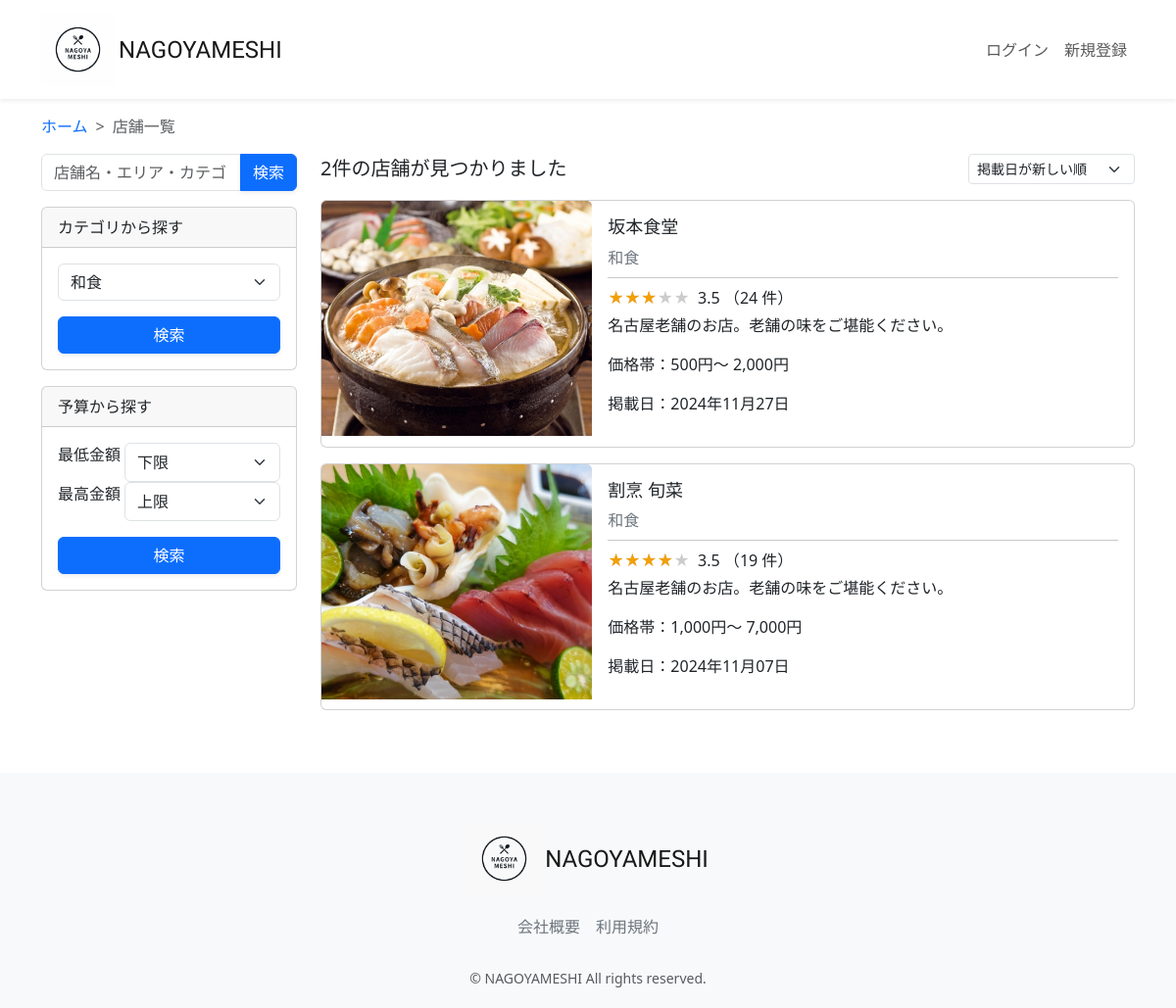
/restaurant-search/?category=和食&search_type=category, run on the app's committed database.
### restaurant/models.py (models this page shows, shortened)
class Restaurant(models.Model):
    name = models.CharField(verbose_name='店舗名', max_length=64)
    description = models.CharField(verbose_name='説明', max_length=128)
    price_min = models.IntegerField(verbose_name="最低金額", default=1000)
    price_max = models.IntegerField(verbose_name="最高金額", default=5000)
    zip_code = models.CharField(verbose_name='郵便番号', max_length=32)
    address = models.CharField(verbose_name='住所', max_length=128)
    open_time = models.TimeField(verbose_name="開店時間", default="17:00")
    close_time = models.TimeField(verbose_name="閉店時間", default="21:00")
    close_day_of_week = models.PositiveIntegerField(verbose_name='定休日', default=0)
    seats_number = models.PositiveIntegerField(verbose_name='座席数', default=10)
    category = models.ForeignKey(Category, verbose_name='カテゴリー', on_delete=models.PROTECT)
    photo = models.ImageField(verbose_name='写真', blank=True, null=True)
    created_at = models.DateTimeField(verbose_name='作成日時', auto_now_add=True)
    updated_at = models.DateTimeField(verbose_name='更新日時', auto_now=True)
    class Meta:
        verbose_name = 'レストラン'
        verbose_name_plural = 'レストラン'

class Category(models.Model):
    name = models.CharField(verbose_name='カテゴリー名', max_length=64)
    photo = models.ImageField(verbose_name='写真', blank=True, null=True)
    class Meta:
        verbose_name = 'カテゴリー'
        verbose_name_plural = 'カテゴリー'
    def __str__(self):
        return self.name

### restaurant/views.py (the view, shortened to what this page needs)
# urls.py: path("restaurant-search/", views.RestaurantSearchView.as_view(), name="restaurant_search"),
class RestaurantSearchView(generic.TemplateView):
    template_name = "restaurant/restaurant_search.html"
    def get_context_data(self, **kwargs):
        context = super().get_context_data(**kwargs)
        _session = self.request.session     # セッション情報取得
        search_type = self.request.GET.get("search_type")       # 検索種類
        if search_type is not None:     # 検索条件指定の場合 セッション情報クリア
            _session["keyword"] = ""
            _session["category"] = ""
            _session["price_min"] = -1
            _session["price_max"] = -1
            if search_type == "keyword":
                _session["keyword"] = self.request.GET.get("keyword")
            elif search_type == "category":
                _session["category"] = self.request.GET.get("category")
            elif search_type == "price":
                _session["price_min"] = int(self.request.GET.get("price_min"))
                _session["price_max"] = int(self.request.GET.get("price_max"))
            _session["date_selected"] = "selected"
            _session["price_selected"] = ""
            _session["rate_selected"] = ""
            select_sort = "created_at"
            sort_reverse = True
        restaurant_list = []
        if search_type == "keyword":
            condition = Q(
                Q(name__icontains=_session["keyword"]) |
                Q(category__name__icontains=_session["keyword"]) |
                Q(address__icontains=_session["keyword"])
            )
        elif search_type == "category":
            condition = Q(category__name=_session["category"])
        elif search_type == "price":
            condition = Q(price_min__gte=_session["price_min"], price_max__lte=_session["price_max"])
        restaurant_list = models.Restaurant.objects.filter(condition)
        for restaurant in restaurant_list:
            review_obj = models.Review.objects.filter(restaurant=restaurant).aggregate(Avg('rate'))
            restaurant.rate = review_obj['rate__avg'] if review_obj['rate__avg'] is not None else 0
            restaurant.review_num = models.Review.objects.filter(restaurant=restaurant).count()
        restaurant_list = list(restaurant_list)
        restaurant_list.sort(key=attrgetter(select_sort), reverse=sort_reverse)
        context = {
            "keyword": _session["keyword"],
            "category_selected": _session["category"],
            "price_min": _session["price_min"],
            "price_max": _session["price_max"],
            "date_selected": _session["date_selected"],
            "price_selected": _session["price_selected"],
            "rate_selected": _session["rate_selected"],
            "category_list": models.Category.objects.all(),
            "restaurant_list": restaurant_list,
        }
        return context

### restaurant/templates/restaurant/restaurant_search.html (shortened to what this page needs)
{% extends "layout/base.html" %}
{% load static %}
{% load humanize %}
{% block content %}
<main>
  <div class="container nagoyameshi-container pb-5">
    <div class="row justify-content-center">
      <nav class="my-3" style="--bs-breadcrumb-divider: '>';" aria-label="breadcrumb">
        <ol class="breadcrumb mb-0">
          <li class="breadcrumb-item"><a href="{% url 'top_page' %}">ホーム</a></li>
          <li class="breadcrumb-item active" aria-current="page">店舗一覧</li>
        </ol>
      </nav>
        <div class="col-xl-3 col-lg-4 col-md-12">
          <form method="GET" class="w-100 mb-3">
            <div class="input-group">
              <input type="text" class="form-control" placeholder="店舗名・エリア・カテゴリ" name="keyword" value={% if keyword %}{{ keyword }}{% else %}""{% endif %}>
              <button type="submit" class="btn btn-primary text-white shadow-sm">検索</button>
            </div>
          </form>
            <div class="card mb-3">
              <div class="card-header">カテゴリから探す</div>
                <div class="card-body">
                  <form method="GET" class="w-100">
                    <div class="form-group mb-3">
                      <select class="form-control form-select" name="category" required>
                        {% for category in category_list %}
                        <option value="{{ category.name }}"
                          {% if category_selected == category.name %}selected{% endif %}>{{ category.name }}
                        </option>
                        {% endfor %}
                      </select>
                    </div>
                    <div class="form-group">
                      <button type="submit" class="btn btn-primary text-white shadow-sm w-100">検索</button>
                    </div>
                  </form>
                </div>
              </div>
                <div class="card mb-3">
                  <div class="card-header">予算から探す</div>
                    <div class="card-body">
                      <form method="GET" class="w-100">
                        <div class="form-group mb-3">
                          <div class="price_search">
                              <p>最低金額</p>
                              <select class="form-control form-select" name="price_min" required>
                                <option value="">下限</option>
                            </select>
                          </div>
                          <div class="price_search">
                              <p>最高金額</p>
                                <select class="form-control form-select" name="price_max" required>
                                  <option value="">上限</option>
                              </select>
                          </div>
                        </div>
                          <div class="form-group">
                            <button type="submit" class="btn btn-primary text-white shadow-sm w-100">検索</button>
                          </div>
                      </form>
                  </div>
                </div>
             </div>
              <div class="col">
                <div class="d-flex justify-content-between flex-wrap">
                 <p class="fs-5 mb-3">
                  {{ restaurant_list|length }}件の店舗が見つかりました
                </p>
                  <form method="GET" class="mb-3 sort-box">
                    <select class="form-select form-select-sm" name="select_sort" aria-label=".form-select-sm example" onChange="this.form.submit();">
                      <option value="created_at" {{ date_selected }}>掲載日が新しい順</option>
                    </select>
                  </form>
              </div>
              {% for restaurant in restaurant_list %}
                <div class="mb-3">
                  <a href="{% url 'restaurant_detail' restaurant.id %}" class="link-dark card-link">
                    <div class="card h-100">
                      <div class="row g-0">
                       <div class="col-md-4">
                        {% if restaurant.photo %}
                        <img src="{{ restaurant.photo.url }}" class="card-img-top horizontal-card-image">
                        {% endif %}
                        </div>
                        <div class="col-md-8">
                         <div class="card-body">
                          <h3 class="card-title">{{ restaurant.name }}</h3>
                            <div class="col d-flex text-secondary">
                             <div>
                              {{ restaurant.category }}
                             </div>
                            </div>
                            <hr class="my-2">
                            <p class="mb-1">
                              <span class="star-rating me-1" data-rate="{{restaurant.rate|floatformat:0}}"></span>
                              {{restaurant.rate|floatformat}} （{{ restaurant.review_num }} 件）
                            </p>
                            <p class="card-text">{{ restaurant.description }}</p>
                            <div class="card-price">
                              <p>価格帯：</p>
                              {{ restaurant.price_min | intcomma }}円〜 {{ restaurant.price_max | intcomma }}円
                            </div>
                            <p>掲載日：{{ restaurant.created_at|date:"Y年m月d日" }}</p>
                          </div>
                        </div>
                      </div>
                    </div>
                  </a>
                </div>
              {% endfor %}
      </div>
    </div>
  </div>
</main>
{% endblock %}

### restaurant/templates/layout/base.html (shortened to what this page needs)
{% load static %}
<!DOCTYPE html>
<html lang="ja">
  <head>
      <link href="https://cdn.jsdelivr.net/npm/bootstrap@5.3.3/dist/css/bootstrap.min.css" rel="stylesheet">
      <link href="{% static 'css/nagoyameshi.css' %}" rel="stylesheet">
  </head>
  <body>
    <div id="app" class="wrapper">
      <nav class="navbar navbar-expand-md navbar-light bg-white shadow-sm">
        <div class="container nagoyameshi-container">
          <a class="navbar-brand app-name" href="{% url 'top_page' %}">
            <div class="d-flex align-items-center">
              <img class="nagoyameshi-logo me-1" src="{% static 'images/logo/logo.png' %}" alt="nagoyameshi">NAGOYAMESHI</div>
          </a>
          <div class="collapse navbar-collapse" id="navbarSupportedContent">
            <ul class="navbar-nav ms-auto">
              {% if user.is_subscribed %}
                <li class="nav-item dropdown">
                  <a id="navbarDropdown" class="nav-linkdropdown-toggle" href="#" role="button" data-bs-toggle="dropdown" aria-haspopup="true" aria-expanded="false" v-pre>{{ user.user_name }}</a>
                  <div class="dropdown-menu dropdown-menu-end" aria-labelledby="navbarDropdown">
                    <a class="dropdown-item" href="{% url 'user_detail' user.id %}">会員情報</a>
                    <a class="dropdown-item" href="{% url 'reservation_list' %}">予約一覧</a>
                    <a class="dropdown-item" href="{% url 'favorite_list' %}">お気に入り一覧</a>
                    <a class="dropdown-item" href="{% url 'subscribe_edit' %}">有料プラン編集</a>
                    <a class="dropdown-item" href="{% url 'subscribe_cancel' %}">有料プラン即時解約</a>
                      {% if user.is_staff %}
                        <a class ="dropdown-item"  href="{% url 'user_list' %}">サイト管理</a>
                      {% endif %}
                    <div class="dropdown-divider"></div>
                    <a class="dropdown-item" href="{% url 'account_logout' %}">ログアウト</a>
                  </div>
                </li>
              {% else %}
                {% if user.is_authenticated %}
                  <li class="nav-item dropdown">
                    <a id="navbarDropdown" class="nav-linkdropdown-toggle" href="#" role="button" data-bs-toggle="dropdown" aria-haspopup="true" aria-expanded="false" v-pre>{{ user.user_name }}</a>
                    <div class="dropdown-menu dropdown-menu-end" aria-labelledby="navbarDropdown">
                      <a class="dropdown-item" href="{% url 'user_detail' user.id %}">会員情報</a>
                      <a class="dropdown-item" href="{% url 'subscribe_register' %}">有料プラン登録</a>
                      {% if user.is_staff %}
                        <a class ="dropdown-item"  href="{% url 'user_list' %}">サイト管理</a>
                      {% endif %}
                      <div class="dropdown-divider"></div>
                      <a class="dropdown-item" href="{% url 'account_logout' %}">ログアウト</a>
                    </div>
                 </li>
                {% else %}
                  <li class="nav-item">
                    <a class="nav-link" href="{% url 'account_login' %}">ログイン</a>
                  </li>
                  <li class="nav-item">
                    <a class="nav-link" href="{% url 'account_signup' %}">新規登録</a>
                  </li>
                {% endif %}
              {% endif %}
            </ul>
          </div>
        </div>
      </nav>
    {% block content %}
    {% endblock %}
      <footer class="bg-light">
        <div class="d-flex justify-content-center footer-logo">
            <a class="navbar-brand app-name" href="{% url 'top_page' %}">
              <div class="d-flex align-items-center"><img class="nagoyameshi-logo me-1" src="{% static 'images/logo/footer_logo.png' %}" alt="nagoyameshi">NAGOYAMESHI</div>
            </a>
        </div>
        <div class="d-flex justify-content-center footer-link">
          <a href="{% url 'company_page' %}" class="link-secondary me-3">会社概要</a>
          <a href="{% url 'terms_page' %}" class="link-secondary">利用規約</a>
        </div>
        <p class="text-center text-muted small mb-0">&copy; NAGOYAMESHI All rights reserved.</p>
      </footer>
      </div>
  </body>
</html>

### static/css/nagoyameshi.css (style rules this page uses)
.wrapper { min-height: 100vh; position: relative; padding-bottom: 240px; box-sizing: border-box; }
.nagoyameshi-logo { height: 75px; }
.bg-light { background-color: rgb(0 0 0 / 60%); }
.app-name { font-family: 'Carter One', cursive; font-size: 24px; color: #191919; }
footer { width: 100%; height: 240px; position: absolute; bottom: 0; padding: 50px 15px; }
.footer-logo { margin-bottom: 20px; }
.footer-link { margin-bottom: 30px; }
h3 { font-size: 1.125rem; }
a { text-decoration: none !important; }
.horizontal-card-image { width: 100%; height: 240px; object-fit: cover; }
.card-link { transition: 0.3s; }
.sort-box { width: 170px; }
.star-rating { position: relative; z-index: 0; display: inline-block; white-space: nowrap; color: #CCCCCC; }
.star-rating:before, .star-rating:after { content: '★★★★★'; }
.star-rating:after { position: absolute; z-index: 1; top: 0; left: 0; overflow: hidden; white-space: nowrap; color: #F29F05; }
.star-rating[data-rate="4"]:after { width: 80%; }
.star-rating[data-rate="3"]:after { width: 60%; }
.price_search select[name="price_min"] { width: 70%; height: 40px; }
.price_search select[name="price_max"] { width: 70%; height: 40px; }
.price_search { display: flex; justify-content: space-between; }
.card-price { display: flex; justify-content: left; }

### data on the page
Restaurant: photo (picture), name "坂本食堂", category "和食", rate "3.5", review_num "24", description "名古屋老舗のお店。老舗の味をご堪能ください。", price_min "500", price_max "2,000", created_at "2024年11月27日"
Restaurant: photo (picture), name "割烹 旬菜", category "和食", rate "3.5", review_num "19", description "名古屋老舗のお店。老舗の味をご堪能ください。", price_min "1,000", price_max "7,000", created_at "2024年11月07日"

### other printed values
{{ restaurant_list|length }} "2"
form field category "和食"
